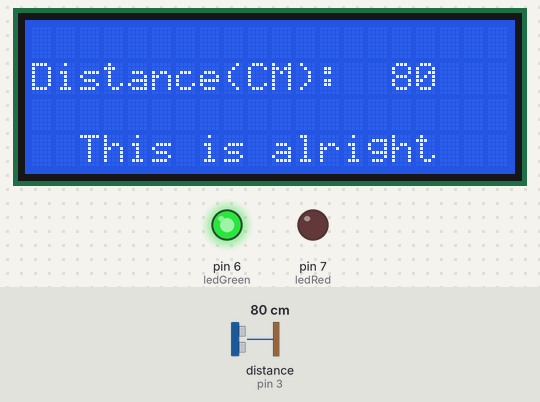
Simulated run of this sketch. Board: Arduino Uno, built with avr-gcc and run on an emulated ATmega328P. Shown: 20×4 character LCD, output pins drawn as LEDs (lit = HIGH). Wiring (inferred from the names in the program): ultrasonic range finder: trigger pin 2; echo pin 3. The test bench sets the inputs (shaded band); at power-on: distance to the obstacle (sensor on pin 3) 80 cm. The echo pulse lasts 58.3 µs per cm; pins used as bus, display or sensor lines are not drawn.

Above: at 1.2 s.
1.3 s: distance to the obstacle (sensor on pin 3) set to 54 cm
At 5.6 s:
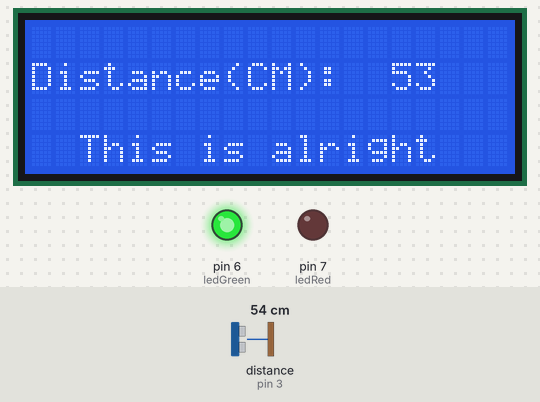
11.6 s: distance to the obstacle (sensor on pin 3) set to 48 cm
At 16.0 s:
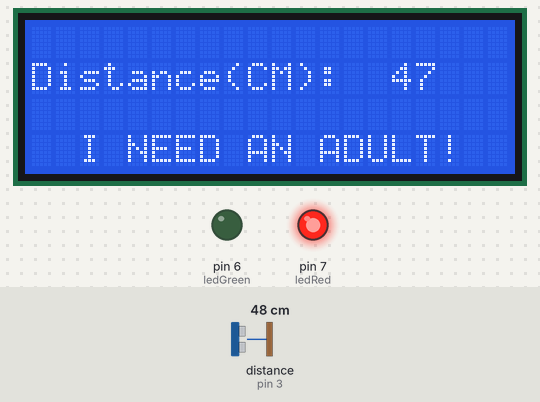
21.7 s: distance to the obstacle (sensor on pin 3) set to 2 cm
At 26.3 s:
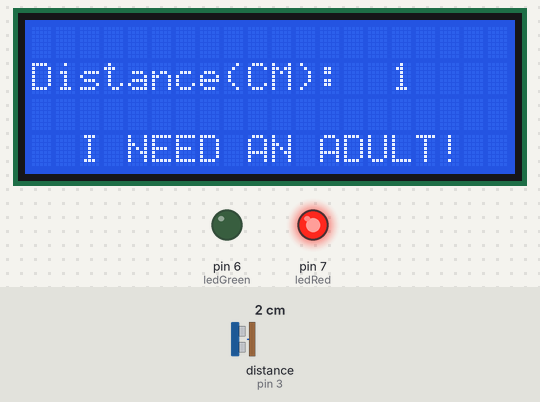
Timing chart, 0 to 27.8 s (numbered marks = the images above; inputs shaded):
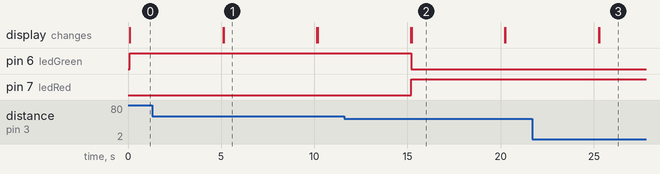

Measured:
- the behaviour switches between 51 and 50 cm on distance to the obstacle (sensor on pin 3) (found by bisection; images 1 and 2)
- after the input at 11.6 s, pin 6 (ledGreen): HIGH → LOW after 3.6 s; pin 7 (ledRed): LOW → HIGH after 3.6 s; the display: first differs from a run without the input after 3.6 s (image 2)
- what the display in image 1 shows lasts 5.0 s, from 5.1 s to 10.1 s

The sketch:

lcd_distance_leds.ino
```cpp
/*
  Devices used:
  LCD Display: LCM 1602 IIC V1
  Distance Ultrasonic Measurment: HC-SR04
  Two LEDs with resistors
*/

#include <Wire.h>
#include <LiquidCrystal_I2C.h>

#define trigPin 2
#define echoPin 3

LiquidCrystal_I2C lcd(0x27,20,4);  // set the LCD address to 0x27 4 lines and 20 chars

int ledGreen = 6; // the pin the LED is connected to
int ledRed = 7; // the pin the LED is connected to
long distance;

void setup() {
  pinMode(trigPin, OUTPUT); //Pin, with trig as exit
  pinMode(echoPin, INPUT); //pin with echo as enter point
  lcd.init(); // initialize the lcd.
  lcd.backlight();
  lcd.setCursor(3,0);
  pinMode(ledGreen, OUTPUT);
  pinMode(ledRed, OUTPUT);
}

void loop() {
  lcd.setCursor(0,1);
  lcd.print("Distance(CM): ");
  lcd.setCursor(15,1);
  lcd.print(measure_distance());
  lcd.setCursor(2,3);
  if (distance < 50) {
    digitalWrite(ledGreen, LOW);
    digitalWrite(ledRed, HIGH);
    lcd.print("I NEED AN ADULT!");
  } else {
    digitalWrite(ledRed, LOW);
    digitalWrite(ledGreen, HIGH);
    lcd.print("This is alright");
  }
  delay(5000);
  lcd.clear();
}

int measure_distance ()
{
  long time;
  digitalWrite(trigPin, LOW);  //set low state for 2 uS - initilize impuls
  delayMicroseconds(2);
  digitalWrite(trigPin, HIGH);  //set high state for 10 uS - initilize impuls
  delayMicroseconds(10);
  digitalWrite(trigPin, LOW);

  time = pulseIn(echoPin, HIGH);
  distance = time / 58; //width of reflected impuls in uS divided by 58  gives length in cm

  return distance;
}
```
